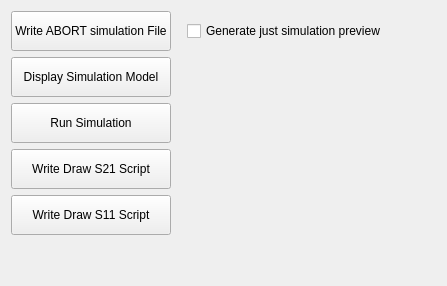
       <widget class="QWidget" name="postprocessingTab">
        <attribute name="title">
         <string>Postprocessing</string>
        </attribute>
        <layout class="QHBoxLayout" name="horizontalLayout_17">
         <item>
          <layout class="QVBoxLayout" name="verticalLayout_14">
           <item>
            <widget class="QPushButton" name="abortSimulationButton">
             <property name="sizePolicy">
              <sizepolicy hsizetype="Minimum" vsizetype="Minimum">
               <horstretch>0</horstretch>
               <verstretch>0</verstretch>
              </sizepolicy>
             </property>
             <property name="minimumSize">
              <size>
               <width>160</width>
               <height>40</height>
              </size>
             </property>
             <property name="text">
              <string>Write ABORT simulation File</string>
             </property>
            </widget>
           </item>
           <item>
            <widget class="QPushButton" name="displaySimulationModelButton">
             <property name="sizePolicy">
              <sizepolicy hsizetype="Minimum" vsizetype="Minimum">
               <horstretch>0</horstretch>
               <verstretch>0</verstretch>
              </sizepolicy>
             </property>
             <property name="minimumSize">
              <size>
               <width>160</width>
               <height>40</height>
              </size>
             </property>
             <property name="text">
              <string>Display Simulation Model</string>
             </property>
            </widget>
           </item>
           <item>
            <widget class="QPushButton" name="runSimulationButton">
             <property name="sizePolicy">
              <sizepolicy hsizetype="Minimum" vsizetype="Minimum">
               <horstretch>0</horstretch>
               <verstretch>0</verstretch>
              </sizepolicy>
             </property>
             <property name="minimumSize">
              <size>
               <width>160</width>
               <height>40</height>
              </size>
             </property>
             <property name="text">
              <string>Run Simulation</string>
             </property>
            </widget>
           </item>
           <item>
            <widget class="QPushButton" name="drawS21Button">
             <property name="sizePolicy">
              <sizepolicy hsizetype="Minimum" vsizetype="Minimum">
               <horstretch>0</horstretch>
               <verstretch>0</verstretch>
              </sizepolicy>
             </property>
             <property name="minimumSize">
              <size>
               <width>160</width>
               <height>40</height>
              </size>
             </property>
             <property name="text">
              <string>Write Draw S21 Script</string>
             </property>
            </widget>
           </item>
           <item>
            <widget class="QPushButton" name="drawS11Button">
             <property name="sizePolicy">
              <sizepolicy hsizetype="Minimum" vsizetype="Minimum">
               <horstretch>0</horstretch>
               <verstretch>0</verstretch>
              </sizepolicy>
             </property>
             <property name="minimumSize">
              <size>
               <width>160</width>
               <height>40</height>
              </size>
             </property>
             <property name="text">
              <string>Write Draw S11 Script</string>
             </property>
            </widget>
           </item>
           <item>
            <spacer name="verticalSpacer_6">
             <property name="orientation">
              <enum>Qt::Vertical</enum>
             </property>
             <property name="sizeHint" stdset="0">
              <size>
               <width>20</width>
               <height>40</height>
              </size>
             </property>
            </spacer>
           </item>
          </layout>
         </item>
         <item>
          <layout class="QVBoxLayout" name="verticalLayout_15">
           <property name="leftMargin">
            <number>10</number>
           </property>
           <property name="topMargin">
            <number>10</number>
           </property>
           <property name="rightMargin">
            <number>10</number>
           </property>
           <property name="bottomMargin">
            <number>10</number>
           </property>
           <item>
            <widget class="QCheckBox" name="generateJustPreviewCheckbox">
             <property name="text">
              <string>Generate just simulation preview</string>
             </property>
            </widget>
           </item>
           <item>
            <spacer name="verticalSpacer_7">
             <property name="orientation">
              <enum>Qt::Vertical</enum>
             </property>
             <property name="sizeHint" stdset="0">
              <size>
               <width>20</width>
               <height>40</height>
              </size>
             </property>
            </spacer>
           </item>
          </layout>
         </item>
         <item>
          <spacer name="horizontalSpacer_11">
           <property name="orientation">
            <enum>Qt::Horizontal</enum>
           </property>
           <property name="sizeHint" stdset="0">
            <size>
             <width>40</width>
             <height>20</height>
            </size>
           </property>
          </spacer>
         </item>
        </layout>
       </widget>
